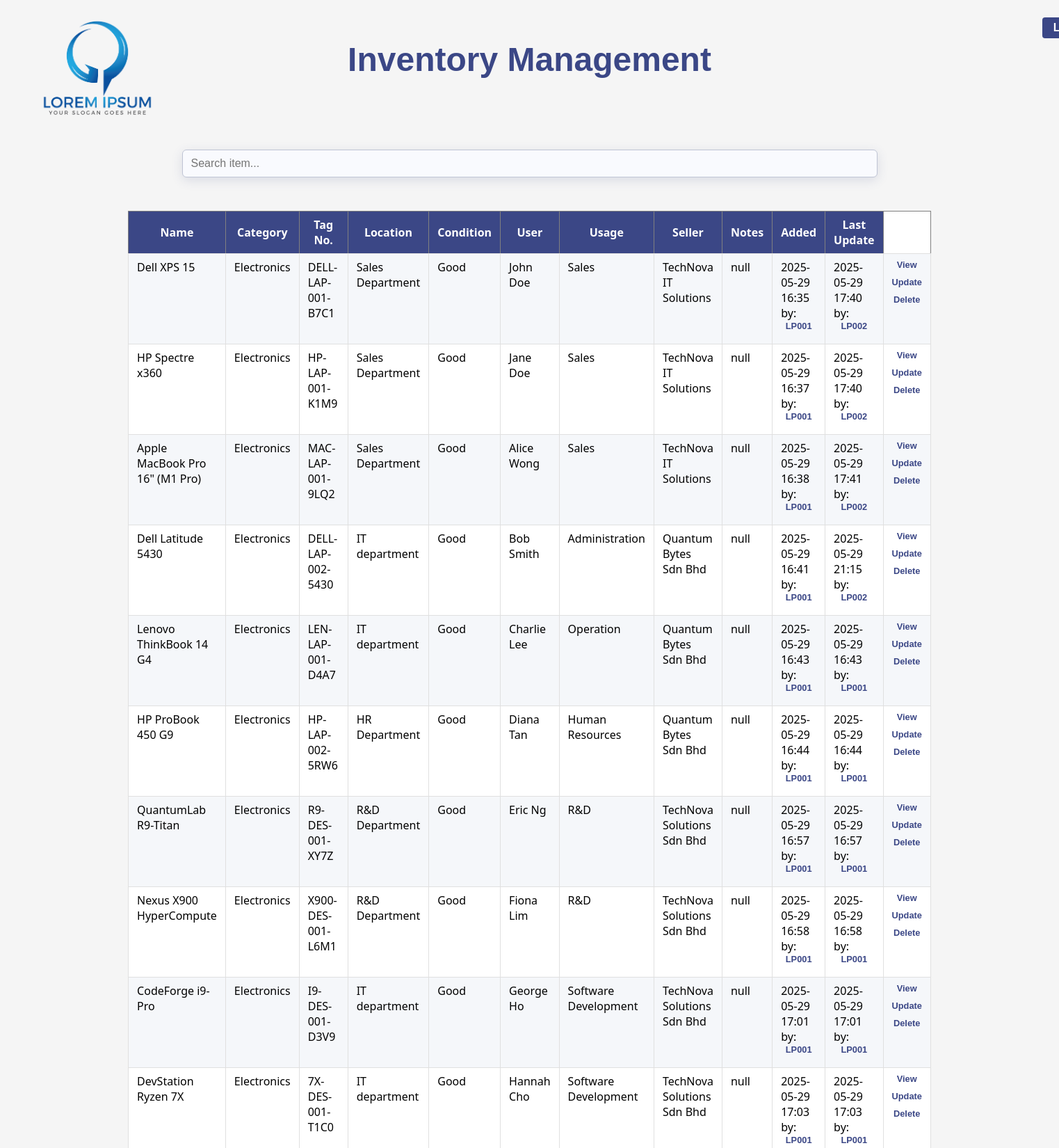
/inventory/ (signed in, upper part), run on the app's committed database.
### Inventory/models.py (models this page shows, shortened)
class Inventory(models.Model):
    name = models.CharField(verbose_name='Item name', max_length=255, default="null")
    category = models.CharField(max_length=255, choices=CATEGORY_CHOICES, default='other')
    ser_number = models.CharField(verbose_name='Serial numbers', default="null", max_length=255)
    tag_number = models.CharField(verbose_name='Tag numbers', default="null", max_length=255)
    quantity = models.IntegerField(verbose_name='Quantity', default=1)
    description = models.TextField(verbose_name="Description", max_length=800, default="null")
    location = models.CharField(verbose_name='Item present location', max_length=255, choices=LOCATION_CHOICES, default='other')
    d_o_p = models.DateField(verbose_name='Date Of Purchase (YYYY-MM-DD)', null=True, blank=True)
    purchase = models.DecimalField(verbose_name='Purchased price', null=True, blank=True, max_digits=10, decimal_places=2)
    vendor = models.CharField(verbose_name='Seller', default="null", max_length=255)
    receipt = models.ImageField(verbose_name='Receipt', upload_to='receipts/', null=True, blank=True)
    condition = models.CharField(verbose_name='Asset condition', max_length=50, choices=CONDITION_CHOICES, default='good')
    assigned_to = models.CharField(verbose_name='Assigned to who?', max_length=255, choices=ASSIGNED_TO_CHOICES, default='other')
    intended_usage = models.CharField(verbose_name='Purpose of assigned item', choices=INTENDED_USAGE_CHOICES, default="null", max_length=255)
    additional_notes = models.TextField(verbose_name='Additional notes', default="null", max_length=800)
    created_at = models.DateTimeField(auto_now_add=True, null=True, blank=True,)
    updated_at = models.DateTimeField(auto_now=True, null=True, blank=True,)
    updated_by = models.ForeignKey(
        get_user_model(),
        null=True,
        blank=True,
        on_delete=models.SET_NULL,
        related_name='updated_inventories'
    )
    created_by = models.ForeignKey(
        get_user_model(),
        null=True,
        blank=True,
        on_delete=models.SET_NULL,
        related_name='created_inventories'
    )

### user_admin/models.py (models this page shows, shortened)
class UserProfile(models.Model):
    user = models.OneToOneField(User, on_delete=models.CASCADE)
    first_name = models.CharField(max_length=100, blank=True, null=True)
    second_name = models.CharField(max_length=100, blank=True, null=True)
    employee_id = models.CharField(max_length=50, unique=True)
    contact_no = models.CharField(max_length=20, blank=True, null=True)
    employee_email = models.EmailField(max_length=50)
    position = models.CharField(max_length=100)
    department = models.CharField(max_length=100, choices=DEPARTMENT_CHOICES)
    class Meta:
        indexes = [
            models.Index(fields=['employee_id']),
        ]

### Inventory/views.py (the view)
# urls.py: path('', views.home, name='home'),
@login_required
def home(request):
    inventory = Inventory.objects.all()
    return render (request, 'inventory/home.html', {'inventory' : inventory})

### Inventory/Templates/inventory/home.html (shortened to what this page needs)
{% extends "inventory/base.html" %}
{% block content %}
    <div class="search-bar">
        <input type="text"  id="UserInput" onkeyup="myfunction()" placeholder="Search item...">
    </div>
    <div class="table-container">
        <table border="1" id="myTable">
        <tr>
            <th><span>Name</span></th>
            <th><span>Category</span></th>
            <th><span>Tag No.</span></th>
            <th><span>Location</span></th>
            <th><span>Condition</span></th>
            <th><span>User</span></th>
            <th><span>Usage</span></th>
            <th><span>Seller</span></th>
            <th><span>Notes</span></th>
            <th><span>Added</span></th>
            <th><span>Last Update</span></th>
        </tr>
        {% for x in inventory %}
            <tr>
                <td>{{x.name}}</td>
                <td>{{x.get_category_display}}</td>
                <td>{{x.tag_number}}</td>
                <td>{{x.get_location_display}}</td>
                <td>{{x.get_condition_display}}</td>
                <td>{{x.get_assigned_to_display}}</td>
                <td>{{x.get_intended_usage_display}}</td>
                <td>{{x.vendor}}</td>
                <td>{{x.additional_notes}}</td>
                <td>
                    {% if x.created_by %}
                    {{ x.created_at|date:"Y-m-d H:i" }} by: <a href="{% url 'employee_profile' employee_id=x.created_by.userprofile.employee_id %}">{{ x.created_by.userprofile.employee_id }}</a>
                    {% endif %}
                </td>
                <td>
                    {% if x.updated_by %}
                    {{ x.updated_at|date:"Y-m-d H:i" }} by: <a href="{% url 'employee_profile' employee_id=x.updated_by.userprofile.employee_id %}">{{ x.updated_by.userprofile.employee_id }}</a>
                    {% endif %}
                </td>
                <td>
                    <a href="{% url 'inventory-detail' x.id %}">View</a>
                    {% if user.is_staff %}
                        <a href="{% url 'inventory-edit' x.id %}">Update</a>
                        <a href="{% url 'inventory-delete' x.id %}">Delete</a>
                    {% endif %}
                </td>
            </tr>
        {% endfor %}
        </table>
    </div>
{% endblock %}

### Inventory/Templates/inventory/base.html (shortened to what this page needs)
<!DOCTYPE html>
{% load static %}
<html lang="en">
<head>
    <link rel="stylesheet" href="{% static 'inventory/styles.css' %}">
</head>
<body>
    <header>
        <div class="header-flex">
            <img src="{% static 'inventory/img/logo.png' %}" alt="Logo">
            <h1>Inventory Management</h1>
            <nav class="nav-bar">
                {% if request.resolver_match.url_name != 'login' and request.resolver_match.url_name != 'register' and request.resolver_match.url_name != 'logout' %}
                    {% if user.is_authenticated %}
                        {% if request.resolver_match.url_name != 'profile' and request.resolver_match.url_name != 'employee_profile' %}
                            <a href="{% url 'profile' %}">
                                {% if user_profile %}
                                    {{ user_profile.fullname }}
                                {% else %}
                                    {{ user.get_username }}
                                {% endif %}
                            </a>
                        {% endif %}
                    {% else %}
                        <a href="{% url 'login' %}">Login</a>
                    {% endif %}
                {% endif %}
            </nav>
        </div>
    </header>
    <div class="main-content">
        {% block content %}{% endblock %}
    </div>
</body>
</html>

### Inventory/Static/inventory/styles.css (style rules this page uses)
html body { background-color: whitesmoke; height: 100%; padding: 0; margin: 0; }
.main-content { max-width: 1000px; margin: 0 auto; padding: 10px; }
.header-flex { display: flex; align-items: center; justify-content: center; position: relative; min-height: 80px; }
.header-flex img { position: absolute; left: 50px; top: 120%; transform: translateY(-50%); height: 180px; }
.header-flex h1 { position: absolute; margin-top: 6%; margin-bottom: 0; text-align: center; width: 100%; font-size: 3rem; }
header h1 { margin: 0; color: rgb(59, 71, 134); padding: 10px 0; font-family: Verdana, Geneva, Tahoma, sans-serif; font-size:larger; font-weight: bold; text-align: center; }
.nav-bar { display: flex; align-items: center; gap: 10px; margin-left: 1650px; font-family: Verdana, Geneva, Tahoma, sans-serif; }
.nav-bar a { background: #3b4786; color: #fff; text-decoration: none; font-weight: 600; padding: 6px 16px; border-radius: 4px; transition: background 0.2s, color 0.2s; }
input[type="text"] { width: 100%; padding: 10px 12px; margin: 125px 0 16px 0; box-sizing: border-box; border: 1.5px solid #bfc4d4; border-radius: 6px; font-size: 1rem; background: #f9fafe; transition: border-color 0.2s; box-shadow: 0 4px 16px rgba(59, 71, 134, 0.15); }
.table-container { display: flex; justify-content: center; align-items: center; margin: 32px 0; width: 100%; font-family: system-ui, -apple-system, BlinkMacSystemFont, 'Segoe UI', Roboto, Oxygen, Ubuntu, Cantarell, 'Open Sans', 'Helvetica Neue', sans-serif; }
.table-container table { width: 100%; max-width: 1200px; border-collapse: collapse; table-layout: auto; background: #fff; }
.table-container td { white-space: normal; padding: 8px 12px; text-align: left; font-size: 1rem; border: 1px solid #e0e0e0; vertical-align: top; }
.table-container th { background: #3b4786; color: #fff; font-weight: 600; text-align: center; padding: 8px 12px; }
.table-container tr:nth-child(even) { background: #f5f7fa; }
.table-container a { display: flex; justify-content: center; align-items: center; color: #3b4786; text-decoration: none; margin-bottom: 10px; font-size: 0.8rem; border-radius: 5px; transition: background 0.2s, color 0.2s; font-family: Verdana, Geneva, Tahoma, sans-serif; font-weight: 800; }

### data on the page
Inventory: name "Dell XPS 15", category "Electronics", tag_number "DELL-LAP-001-B7C1", location "Sales Department", condition "Good", assigned_to "John Doe", intended_usage "Sales", vendor "TechNova IT Solutions", additional_notes "null", created_at "2025-05-29 16:35", created_by.userprofile.employee_id "LP001", updated_at "2025-05-29 17:40", updated_by.userprofile.employee_id "LP002"
Inventory: name "HP Spectre x360", category "Electronics", tag_number "HP-LAP-001-K1M9", location "Sales Department", condition "Good", assigned_to "Jane Doe", intended_usage "Sales", vendor "TechNova IT Solutions", additional_notes "null", created_at "2025-05-29 16:37", created_by.userprofile.employee_id "LP001", updated_at "2025-05-29 17:40", updated_by.userprofile.employee_id "LP002"
Inventory: name "Apple MacBook Pro 16\" (M1 Pro)", category "Electronics", tag_number "MAC-LAP-001-9LQ2", location "Sales Department", condition "Good", assigned_to "Alice Wong", intended_usage "Sales", vendor "TechNova IT Solutions", additional_notes "null", created_at "2025-05-29 16:38", created_by.userprofile.employee_id "LP001", updated_at "2025-05-29 17:41", updated_by.userprofile.employee_id "LP002"
Inventory: name "Dell Latitude 5430", category "Electronics", tag_number "DELL-LAP-002-5430", location "IT department", condition "Good", assigned_to "Bob Smith", intended_usage "Administration", vendor "Quantum Bytes Sdn Bhd", additional_notes "null", created_at "2025-05-29 16:41", created_by.userprofile.employee_id "LP001", updated_at "2025-05-29 21:15", updated_by.userprofile.employee_id "LP002"
Inventory: name "Lenovo ThinkBook 14 G4", category "Electronics", tag_number "LEN-LAP-001-D4A7", location "IT department", condition "Good", assigned_to "Charlie Lee", intended_usage "Operation", vendor "Quantum Bytes Sdn Bhd", additional_notes "null", created_at "2025-05-29 16:43", created_by.userprofile.employee_id "LP001", updated_at "2025-05-29 16:43", updated_by.userprofile.employee_id "LP001"
Inventory: name "HP ProBook 450 G9", category "Electronics", tag_number "HP-LAP-002-5RW6", location "HR Department", condition "Good", assigned_to "Diana Tan", intended_usage "Human Resources", vendor "Quantum Bytes Sdn Bhd", additional_notes "null", created_at "2025-05-29 16:44", created_by.userprofile.employee_id "LP001", updated_at "2025-05-29 16:44", updated_by.userprofile.employee_id "LP001"
Inventory: name "QuantumLab R9-Titan", category "Electronics", tag_number "R9-DES-001-XY7Z", location "R&D Department", condition "Good", assigned_to "Eric Ng", intended_usage "R&D", vendor "TechNova Solutions Sdn Bhd", additional_notes "null", created_at "2025-05-29 16:57", created_by.userprofile.employee_id "LP001", updated_at "2025-05-29 16:57", updated_by.userprofile.employee_id "LP001"
Inventory: name "Nexus X900 HyperCompute", category "Electronics", tag_number "X900-DES-001-L6M1", location "R&D Department", condition "Good", assigned_to "Fiona Lim", intended_usage "R&D", vendor "TechNova Solutions Sdn Bhd", additional_notes "null", created_at "2025-05-29 16:58", created_by.userprofile.employee_id "LP001", updated_at "2025-05-29 16:58", updated_by.userprofile.employee_id "LP001"
Inventory: name "CodeForge i9-Pro", category "Electronics", tag_number "I9-DES-001-D3V9", location "IT department", condition "Good", assigned_to "George Ho", intended_usage "Software Development", vendor "TechNova Solutions Sdn Bhd", additional_notes "null", created_at "2025-05-29 17:01", created_by.userprofile.employee_id "LP001", updated_at "2025-05-29 17:01", updated_by.userprofile.employee_id "LP001"
Inventory: name "DevStation Ryzen 7X", category "Electronics", tag_number "7X-DES-001-T1C0", location "IT department", condition "Good", assigned_to "Hannah Cho", intended_usage "Software Development", vendor "TechNova Solutions Sdn Bhd", additional_notes "null", created_at "2025-05-29 17:03", created_by.userprofile.employee_id "LP001", updated_at "2025-05-29 17:03", updated_by.userprofile.employee_id "LP001"
